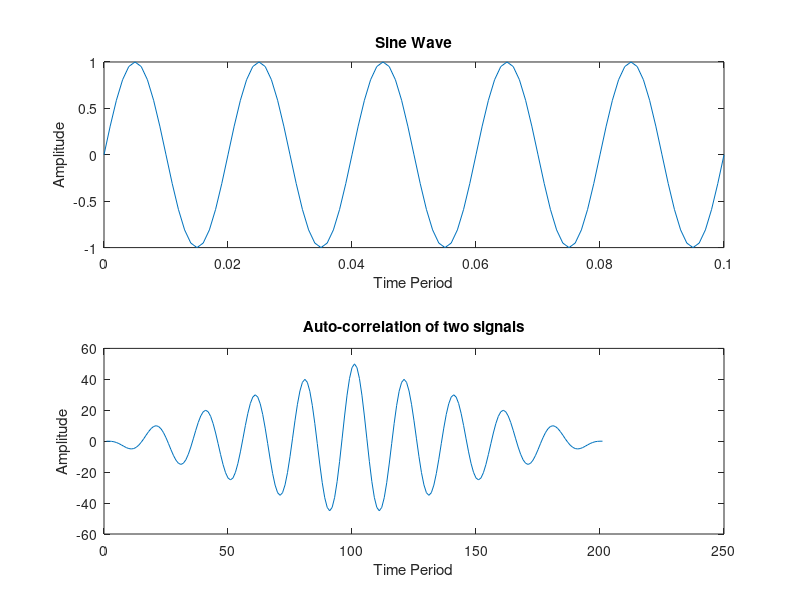

Source code (MATLAB):
% 5.  Auto-correlation of two Continious Signals
clc
clear all
t = 0:0.001:0.1;
f = 50;     % frequency
t1 = 2*pi*f*t; 	%We know that, sin(wt); w=2*pi*T;

x = sin(t1);
subplot(2,1,1);
plot(t,x);
title('Sine Wave')
xlabel('Time Period');
ylabel('Amplitude');


y = xcorr(x,x); % Auto-correlation
subplot(2,1,2);
plot(y);
title('Auto-correlation of two signals');
xlabel('Time Period');
ylabel('Amplitude');
